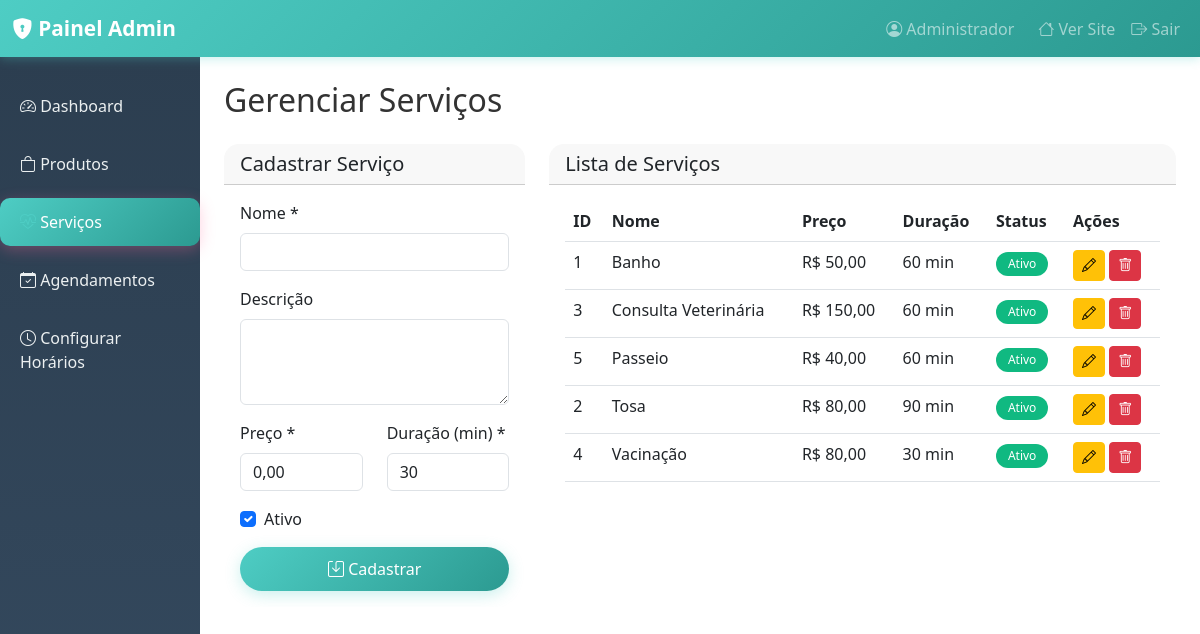
Screenshot of /admin/servicos.php (signed in) with the database file from the repository.
### tables this page shows
CREATE TABLE IF NOT EXISTS servicos (
    id INT AUTO_INCREMENT PRIMARY KEY,
    nome VARCHAR(200) NOT NULL,
    descricao TEXT,
    preco DECIMAL(10, 2) NOT NULL,
    duracao INT NOT NULL COMMENT 'Duração em minutos',
    taxi_pet_disponivel TINYINT(1) DEFAULT 0 COMMENT 'Se o serviço oferece taxi pet',
    taxa_taxi_base DECIMAL(10, 2) DEFAULT 0.00 COMMENT 'Taxa base do taxi pet',
    taxa_taxi_por_km DECIMAL(10, 2) DEFAULT 0.00 COMMENT 'Taxa adicional por km',
    ativo TINYINT(1) DEFAULT 1,
    created_at TIMESTAMP DEFAULT CURRENT_TIMESTAMP,
    updated_at TIMESTAMP DEFAULT CURRENT_TIMESTAMP ON UPDATE CURRENT_TIMESTAMP
);

### admin/servicos.php (the view, shortened to what this page needs)
<?php
require_once 'includes/header.php';
$conn = getConnection();
$servico_edicao = null;
$query = "SELECT * FROM servicos ORDER BY nome";
$servicos = $conn->query($query);
?>
<h1 class="h2 mb-4">Gerenciar Serviços</h1>
<div class="row">
    <div class="col-md-4">
        <div class="card">
            <div class="card-header">
                <h5 class="mb-0"><?php echo $servico_edicao ? 'Editar' : 'Cadastrar'; ?> Serviço</h5>
            </div>
            <div class="card-body">
                <form method="POST">
                    <div class="mb-3">
                        <label class="form-label">Nome *</label>
                        <input type="text" class="form-control" name="nome"
                               value="<?php echo htmlspecialchars($servico_edicao['nome'] ?? ''); ?>" required>
                    </div>
                    <div class="mb-3">
                        <label class="form-label">Descrição</label>
                        <textarea class="form-control" name="descricao" rows="3"><?php echo htmlspecialchars($servico_edicao['descricao'] ?? ''); ?></textarea>
                    </div>
                    <div class="row">
                        <div class="col-md-6 mb-3">
                            <label class="form-label">Preço *</label>
                            <input type="text" class="form-control" name="preco"
                                   placeholder="0.00" value="<?php echo number_format($servico_edicao['preco'] ?? 0, 2, ',', '.'); ?>" required>
                        </div>
                        <div class="col-md-6 mb-3">
                            <label class="form-label">Duração (min) *</label>
                            <input type="number" class="form-control" name="duracao"
                                   value="<?php echo $servico_edicao['duracao'] ?? 30; ?>" min="15" step="15" required>
                        </div>
                    </div>
                    <div class="mb-3 form-check">
                        <input type="checkbox" class="form-check-input" name="ativo"
                               <?php echo (!$servico_edicao || $servico_edicao['ativo']) ? 'checked' : ''; ?>>
                        <label class="form-check-label">Ativo</label>
                    </div>
                    <button type="submit" class="btn btn-primary w-100">
                        <i class="bi bi-save"></i> <?php echo $servico_edicao ? 'Atualizar' : 'Cadastrar'; ?>
                    </button>
                </form>
            </div>
        </div>
    </div>
    <div class="col-md-8">
        <div class="card">
            <div class="card-header">
                <h5 class="mb-0">Lista de Serviços</h5>
            </div>
            <div class="card-body">
                <div class="table-responsive">
                    <table class="table table-hover">
                        <thead>
                            <tr>
                                <th>ID</th>
                                <th>Nome</th>
                                <th>Preço</th>
                                <th>Duração</th>
                                <th>Status</th>
                                <th>Ações</th>
                            </tr>
                        </thead>
                        <tbody>
                            <?php if ($servicos && $servicos->num_rows > 0): ?>
                                <?php while ($servico = $servicos->fetch_assoc()): ?>
                                    <tr>
                                        <td><?php echo $servico['id']; ?></td>
                                        <td><?php echo htmlspecialchars($servico['nome']); ?></td>
                                        <td>R$ <?php echo number_format($servico['preco'], 2, ',', '.'); ?></td>
                                        <td><?php echo $servico['duracao']; ?> min</td>
                                        <td>
                                            <span class="badge bg-<?php echo $servico['ativo'] ? 'success' : 'secondary'; ?>">
                                                <?php echo $servico['ativo'] ? 'Ativo' : 'Inativo'; ?>
                                            </span>
                                        </td>
                                        <td>
                                            <a href="?editar=<?php echo $servico['id']; ?>" class="btn btn-sm btn-warning">
                                                <i class="bi bi-pencil"></i>
                                            </a>
                                            <a href="?excluir=<?php echo $servico['id']; ?>"
                                               class="btn btn-sm btn-danger"
                                               onclick="return confirmarExclusao('<?php echo htmlspecialchars($servico['nome']); ?>')">
                                                <i class="bi bi-trash"></i>
                                            </a>
                                        </td>
                                    </tr>
                                <?php endwhile; ?>
                            <?php else: ?>
                                <tr>
                                    <td colspan="6" class="text-center text-muted">Nenhum serviço cadastrado.</td>
                                </tr>
                            <?php endif; ?>
                        </tbody>
                    </table>
                </div>
            </div>
        </div>
    </div>
</div>
<?php
require_once 'includes/footer.php';
?>

### assets/css/style.css (style rules this page uses)
:root { --cor-primaria: #4ECDC4; --cor-secundaria: #2C9A91; --cor-terciaria: #6EDDD6; --cor-destaque: #FFB84D; --cor-escura: #2C3E50; --cor-clara: #F8F9FA; --cor-texto: #333333; --cor-sucesso: #10B981; --cor-taxi: #F59E0B; }
body { font-family: 'Segoe UI', Tahoma, Geneva, Verdana, sans-serif; color: var(--cor-texto); }
.btn-primary { background: linear-gradient(135deg, var(--cor-primaria) 0%, var(--cor-secundaria) 100%); border: none; border-radius: 25px; padding: 10px 25px; font-weight: 500; transition: all 0.3s ease; box-shadow: 0 4px 15px rgba(78, 205, 196, 0.3); }
.badge { padding: 6px 12px; border-radius: 20px; font-weight: 500; }
.bg-success { background: var(--cor-sucesso) !important; }
.card { border-radius: 15px; border: none; overflow: hidden; }
a { color: var(--cor-primaria); transition: color 0.3s ease; }

### rows the page displays
servicos: id "1", nome "Banho", preco "50,00", duracao "60", ativo "Ativo"
servicos: id "3", nome "Consulta Veterinária", preco "150,00", duracao "60", ativo "Ativo"
servicos: id "5", nome "Passeio", preco "40,00", duracao "60", ativo "Ativo"
servicos: id "2", nome "Tosa", preco "80,00", duracao "90", ativo "Ativo"
servicos: id "4", nome "Vacinação", preco "80,00", duracao "30", ativo "Ativo"

### other values shown
$_SESSION['admin_nome'] "Administrador"
